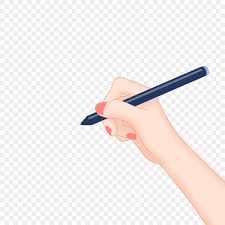
#> input picture hand.png, 225 x 225 px
$ python whiteboard_animation.py
#> lines starting #> are read from the running program, lines starting #| are printed output that depends on the picture
import cv2
import numpy as np
import os

# Path to the hand image
hand_path = "hand.png"

# Create a whiteboard canvas
canvas = np.ones((720, 1280, 3), dtype="uint8") * 255

# Define text and its position
text = "The stars shine bright at night."
font = cv2.FONT_HERSHEY_SIMPLEX
font_scale = 1.5
font_thickness = 2
text_size = cv2.getTextSize(text, font, font_scale, font_thickness)[0]

# Position the text in the center
text_x = (canvas.shape[1] - text_size[0]) // 2
text_y = (canvas.shape[0] + text_size[1]) // 2

# Load the "hand" image (PNG with transparency)
hand_image = cv2.imread(hand_path, cv2.IMREAD_UNCHANGED)
#> hand_image is the input picture: shape (225, 225, 3); mean B, G, R 236.6, 238, 242.5

# Check if the hand image was loaded
if hand_image is None:
    print("Error: Hand image not found. Please ensure 'hand.png' is in the current directory.")
    exit()

# Resize the hand image
hand_height, hand_width = 100, 100
hand_image = cv2.resize(hand_image, (hand_width, hand_height))
#> hand_image: shape (100, 100, 3)

# Simulate hand-drawing text
for i in range(1, len(text) + 1):
    # Clear the canvas
    frame = canvas.copy()

    # Draw partial text
    cv2.putText(frame, text[:i], (text_x, text_y), font, font_scale, (0, 0, 0), font_thickness)

    # Get hand position
    hand_x = text_x + (text_size[0] // len(text)) * i - hand_width // 2
    hand_y = text_y - 50  # Adjust to position above text

    # Ensure hand stays within the canvas bounds
    if hand_x + hand_width > canvas.shape[1]:
        hand_x = canvas.shape[1] - hand_width
    if hand_y + hand_height > canvas.shape[0]:
        hand_y = canvas.shape[0] - hand_height

    # Overlay hand image on the canvas
    if hand_image.shape[2] == 4:  # Check if the image has an alpha channel
        alpha = hand_image[:, :, 3] / 255.0  # Alpha channel for transparency
        for c in range(0, 3):  # Loop through color channels
            frame[hand_y:hand_y+hand_height, hand_x:hand_x+hand_width, c] = (
                hand_image[:, :, c] * alpha +
                frame[hand_y:hand_y+hand_height, hand_x:hand_x+hand_width, c] * (1 - alpha)
            )
    else:  # If the image doesn't have an alpha channel
        hand_height, hand_width, _ = hand_image.shape
        frame[hand_y:hand_y+hand_height, hand_x:hand_x+hand_width] = hand_image

    # Display frame
    cv2.imshow("Whiteboard Animation", frame)
    cv2.waitKey(100)  # Wait 100ms between frames
#> this loop made 32 passes
#> pass 1, `cv2.imshow("Whiteboard Animation", frame)`:
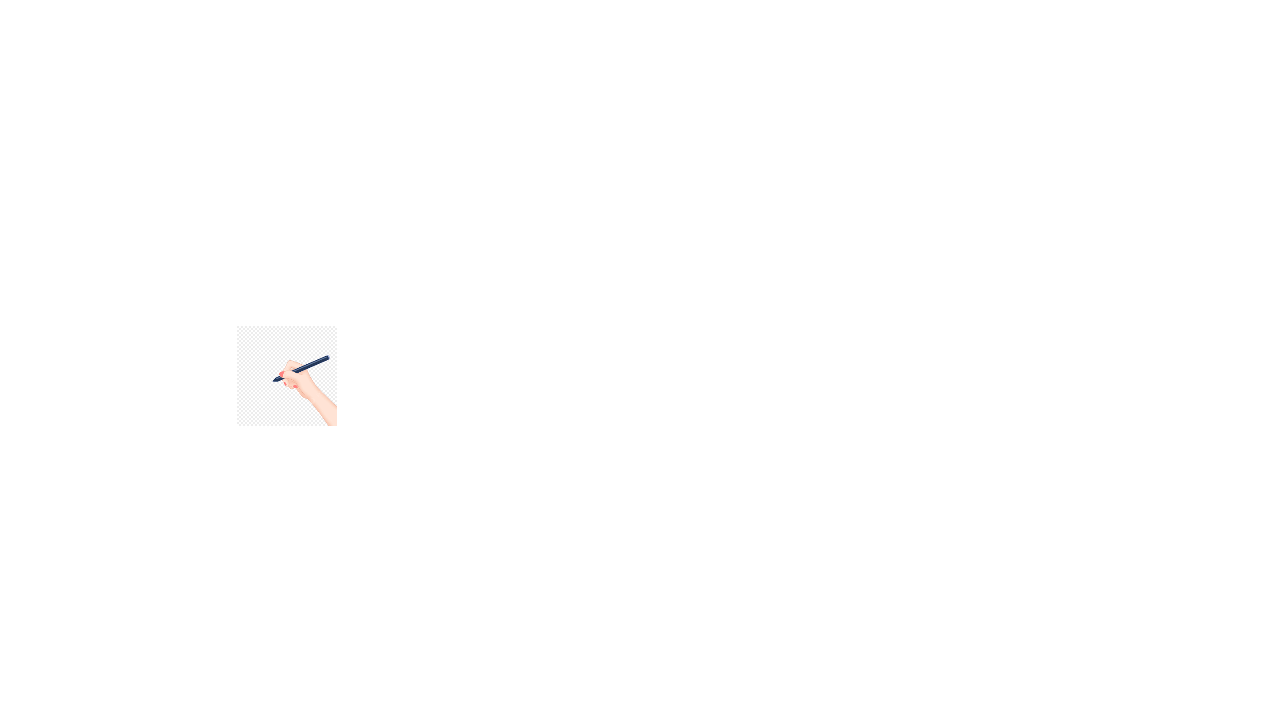
#> window 'Whiteboard Animation': shape (720, 1280, 3); mean B, G, R 254.8, 254.8, 254.9
#> pass 2, `cv2.imshow("Whiteboard Animation", frame)`:
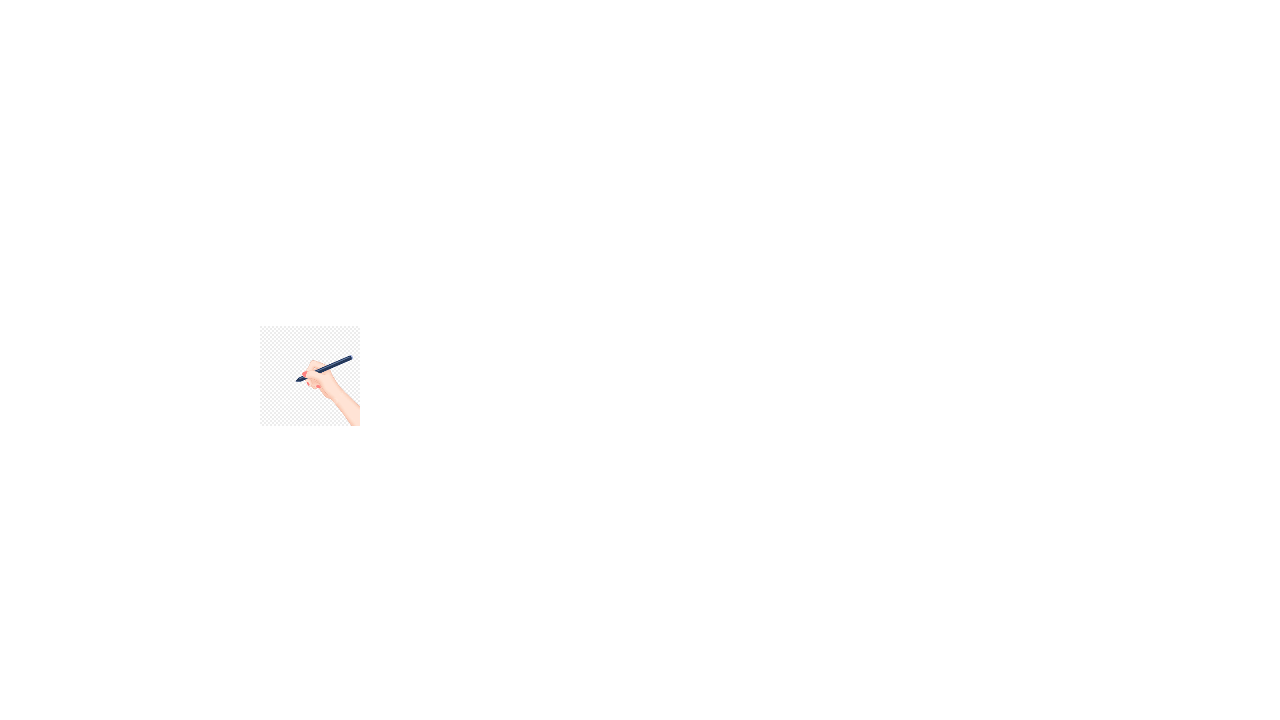
#> window 'Whiteboard Animation': shape (720, 1280, 3); mean B, G, R 254.8, 254.8, 254.9

# Close the window
cv2.destroyAllWindows()
